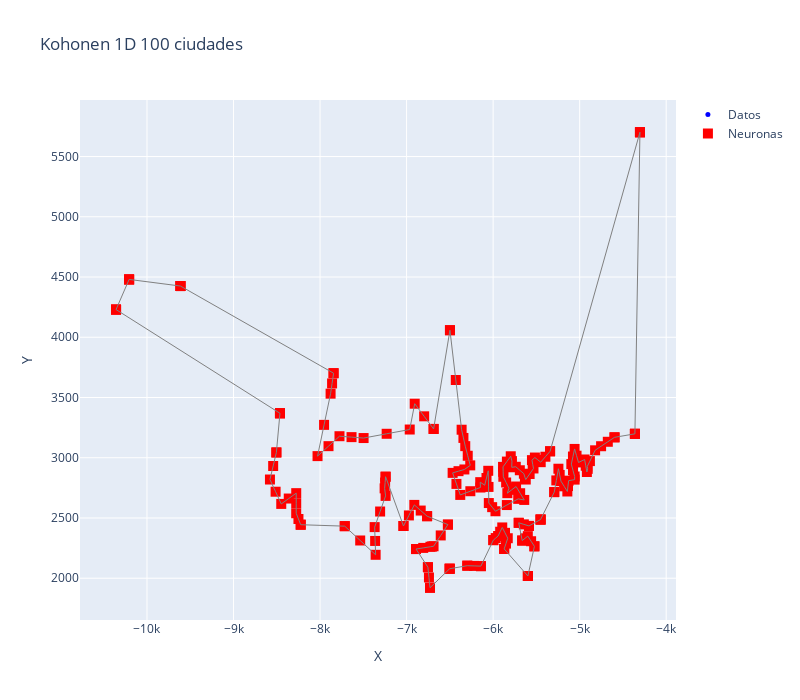

Here is the notebook cell this chart was saved with:
### Code cell
resultados_100 = entrenar_1D_unico(
    dataset_100,
    alpha=0.5,
    iteraciones=15000,
    varianza=8,
    multiplicador=2
)

### Figure 1 — Plotly figure (JSON) as saved in the notebook; plotly's stock layout.template omitted (floating-point values rounded to 4 significant figures; data arrays with more than 128 entries replaced by an {"elided": "..."} marker saying what was removed)
{"data": [{"marker": {"color": "blue", "size": 5}, "mode": "markers", "name": "Datos", "type": "scatter", "x": [-6891.0, -5633.0, -5096.0, -7369.0, -4303.0, -5216.0, -7036.0, -10360.0, -5785.0, -5704.0, -5710.0, -5831.0, -5142.0, -5664.0, -4822.0, -6754.0, -8224.0, -5294.0, -4752.0, -6298.0, -5886.0, -5796.0, -6502.0, -5342.0, -8463.0, -8448.0, -7497.0, -6142.0, -5246.0, -5998.0, -6964.0, -6149.0, -8029.0, -4910.0, -5973.0, -6906.0, -5551.0, -5013.0, -5058.0, -4907.0, -5450.0, -5517.0, -5059.0, -7776.0, -7878.0, -4913.0, -5623.0, -8275.0, -6332.0, -5058.0, -6097.0, -5523.0, -5640.0, -5586.0, -4361.0, -5895.0, -7243.0, -6056.0, -6499.0, -5836.0, -5645.0, -7243.0, -6380.0, -5599.0, -5872.0, -5735.0, -4943.0, -6730.0, -6688.0, -9613.0, -5817.0, -5598.0, -6146.0, -7254.0, -6468.0, -5738.0, -6911.0, -6265.0, -6364.0, -5452.0, -6322.0, -7844.0, -5128.0, -7358.0, -6763.0, -5534.0, -8505.0, -8579.0, -6050.0, -10210.0, -4917.0, -6688.0, -7715.0, -5782.0, -6523.0, -5882.0, -6724.0, -4597.0, -8276.0, -5943.0], "y": [2242.0, 2839.0, 2947.0, 2424.0, 5702.0, 2806.0, 2434.0, 4230.0, 2921.0, 2460.0, 2659.0, 2332.0, 2720.0, 2313.0, 3062.0, 2091.0, 2444.0, 2715.0, 3096.0, 2104.0, 2924.0, 3012.0, 2079.0, 3053.0, 3369.0, 2617.0, 3163.0, 2100.0, 2909.0, 2316.0, 3234.0, 2797.0, 3014.0, 2927.0, 2556.0, 3449.0, 2980.0, 2961.0, 2844.0, 2908.0, 2963.0, 3002.0, 3073.0, 3179.0, 3532.0, 2928.0, 2819.0, 2706.0, 2903.0, 2818.0, 2772.0, 2265.0, 2650.0, 2434.0, 3198.0, 2422.0, 2843.0, 2892.0, 4058.0, 2706.0, 2867.0, 2683.0, 2691.0, 2349.0, 2243.0, 2761.0, 2985.0, 1921.0, 2265.0, 4425.0, 2747.0, 2018.0, 2753.0, 2746.0, 2874.0, 2925.0, 2609.0, 2937.0, 3233.0, 2487.0, 3096.0, 3702.0, 2810.0, 2194.0, 2515.0, 2911.0, 3044.0, 2819.0, 2624.0, 4480.0, 2881.0, 3239.0, 2432.0, 2972.0, 2445.0, 2842.0, 2261.0, 3169.0, 2539.0, 2350.0]}, {"marker": {"color": "red", "size": 10, "symbol": "square"}, "mode": "markers", "name": "Neuronas", "type": "scatter", "x": {"elided": "200 float values"}, "y": {"elided": "200 float values"}}, {"line": {"color": "gray", "width": 1}, "mode": "lines", "showlegend": false, "type": "scatter", "x": [-5970.0, -5943.0], "y": [2333.0, 2350.0]}, {"line": {"color": "gray", "width": 1}, "mode": "lines", "showlegend": false, "type": "scatter", "x": [-5943.0, -5919.0], "y": [2350.0, 2386.0]}, {"line": {"color": "gray", "width": 1}, "mode": "lines", "showlegend": false, "type": "scatter", "x": [-5919.0, -5895.0], "y": [2386.0, 2422.0]}, {"line": {"color": "gray", "width": 1}, "mode": "lines", "showlegend": false, "type": "scatter", "x": [-5895.0, -5863.0], "y": [2422.0, 2377.0]}, {"line": {"color": "gray", "width": 1}, "mode": "lines", "showlegend": false, "type": "scatter", "x": [-5863.0, -5831.0], "y": [2377.0, 2332.0]}, {"line": {"color": "gray", "width": 1}, "mode": "lines", "showlegend": false, "type": "scatter", "x": [-5831.0, -5852.0], "y": [2332.0, 2287.0]}, {"line": {"color": "gray", "width": 1}, "mode": "lines", "showlegend": false, "type": "scatter", "x": [-5852.0, -5872.0], "y": [2287.0, 2243.0]}, {"line": {"color": "gray", "width": 1}, "mode": "lines", "showlegend": false, "type": "scatter", "x": [-5872.0, -5872.0], "y": [2243.0, 2243.0]}, {"line": {"color": "gray", "width": 1}, "mode": "lines", "showlegend": false, "type": "scatter", "x": [-5872.0, -5598.0], "y": [2243.0, 2018.0]}, {"line": {"color": "gray", "width": 1}, "mode": "lines", "showlegend": false, "type": "scatter", "x": [-5598.0, -5598.0], "y": [2018.0, 2018.0]}, {"line": {"color": "gray", "width": 1}, "mode": "lines", "showlegend": false, "type": "scatter", "x": [-5598.0, -5598.0], "y": [2018.0, 2018.0]}, {"line": {"color": "gray", "width": 1}, "mode": "lines", "showlegend": false, "type": "scatter", "x": [-5598.0, -5523.0], "y": [2018.0, 2265.0]}, {"line": {"color": "gray", "width": 1}, "mode": "lines", "showlegend": false, "type": "scatter", "x": [-5523.0, -5523.0], "y": [2265.0, 2265.0]}, {"line": {"color": "gray", "width": 1}, "mode": "lines", "showlegend": false, "type": "scatter", "x": [-5523.0, -5561.0], "y": [2265.0, 2307.0]}, {"line": {"color": "gray", "width": 1}, "mode": "lines", "showlegend": false, "type": "scatter", "x": [-5561.0, -5599.0], "y": [2307.0, 2349.0]}, {"line": {"color": "gray", "width": 1}, "mode": "lines", "showlegend": false, "type": "scatter", "x": [-5599.0, -5632.0], "y": [2349.0, 2331.0]}, {"line": {"color": "gray", "width": 1}, "mode": "lines", "showlegend": false, "type": "scatter", "x": [-5632.0, -5664.0], "y": [2331.0, 2313.0]}, {"line": {"color": "gray", "width": 1}, "mode": "lines", "showlegend": false, "type": "scatter", "x": [-5664.0, -5664.0], "y": [2313.0, 2313.0]}, {"line": {"color": "gray", "width": 1}, "mode": "lines", "showlegend": false, "type": "scatter", "x": [-5664.0, -5704.0], "y": [2313.0, 2460.0]}, {"line": {"color": "gray", "width": 1}, "mode": "lines", "showlegend": false, "type": "scatter", "x": [-5704.0, -5704.0], "y": [2460.0, 2460.0]}, {"line": {"color": "gray", "width": 1}, "mode": "lines", "showlegend": false, "type": "scatter", "x": [-5704.0, -5645.0], "y": [2460.0, 2447.0]}, {"line": {"color": "gray", "width": 1}, "mode": "lines", "showlegend": false, "type": "scatter", "x": [-5645.0, -5586.0], "y": [2447.0, 2434.0]}, {"line": {"color": "gray", "width": 1}, "mode": "lines", "showlegend": false, "type": "scatter", "x": [-5586.0, -5586.0], "y": [2434.0, 2434.0]}, {"line": {"color": "gray", "width": 1}, "mode": "lines", "showlegend": false, "type": "scatter", "x": [-5586.0, -5452.0], "y": [2434.0, 2487.0]}, {"line": {"color": "gray", "width": 1}, "mode": "lines", "showlegend": false, "type": "scatter", "x": [-5452.0, -5452.0], "y": [2487.0, 2487.0]}, {"line": {"color": "gray", "width": 1}, "mode": "lines", "showlegend": false, "type": "scatter", "x": [-5452.0, -5452.0], "y": [2487.0, 2487.0]}, {"line": {"color": "gray", "width": 1}, "mode": "lines", "showlegend": false, "type": "scatter", "x": [-5452.0, -5294.0], "y": [2487.0, 2715.0]}, {"line": {"color": "gray", "width": 1}, "mode": "lines", "showlegend": false, "type": "scatter", "x": [-5294.0, -5294.0], "y": [2715.0, 2715.0]}, {"line": {"color": "gray", "width": 1}, "mode": "lines", "showlegend": false, "type": "scatter", "x": [-5294.0, -5270.0], "y": [2715.0, 2812.0]}, {"line": {"color": "gray", "width": 1}, "mode": "lines", "showlegend": false, "type": "scatter", "x": [-5270.0, -5246.0], "y": [2812.0, 2909.0]}, {"line": {"color": "gray", "width": 1}, "mode": "lines", "showlegend": false, "type": "scatter", "x": [-5246.0, -5231.0], "y": [2909.0, 2857.0]}, {"line": {"color": "gray", "width": 1}, "mode": "lines", "showlegend": false, "type": "scatter", "x": [-5231.0, -5216.0], "y": [2857.0, 2806.0]}, {"line": {"color": "gray", "width": 1}, "mode": "lines", "showlegend": false, "type": "scatter", "x": [-5216.0, -5179.0], "y": [2806.0, 2763.0]}, {"line": {"color": "gray", "width": 1}, "mode": "lines", "showlegend": false, "type": "scatter", "x": [-5179.0, -5142.0], "y": [2763.0, 2720.0]}, {"line": {"color": "gray", "width": 1}, "mode": "lines", "showlegend": false, "type": "scatter", "x": [-5142.0, -5135.0], "y": [2720.0, 2765.0]}, {"line": {"color": "gray", "width": 1}, "mode": "lines", "showlegend": false, "type": "scatter", "x": [-5135.0, -5128.0], "y": [2765.0, 2810.0]}, {"line": {"color": "gray", "width": 1}, "mode": "lines", "showlegend": false, "type": "scatter", "x": [-5128.0, -5058.0], "y": [2810.0, 2818.0]}, {"line": {"color": "gray", "width": 1}, "mode": "lines", "showlegend": false, "type": "scatter", "x": [-5058.0, -5058.0], "y": [2818.0, 2844.0]}, {"line": {"color": "gray", "width": 1}, "mode": "lines", "showlegend": false, "type": "scatter", "x": [-5058.0, -5077.0], "y": [2844.0, 2896.0]}, {"line": {"color": "gray", "width": 1}, "mode": "lines", "showlegend": false, "type": "scatter", "x": [-5077.0, -5096.0], "y": [2896.0, 2947.0]}, {"line": {"color": "gray", "width": 1}, "mode": "lines", "showlegend": false, "type": "scatter", "x": [-5096.0, -5077.0], "y": [2947.0, 3010.0]}, {"line": {"color": "gray", "width": 1}, "mode": "lines", "showlegend": false, "type": "scatter", "x": [-5077.0, -5059.0], "y": [3010.0, 3073.0]}, {"line": {"color": "gray", "width": 1}, "mode": "lines", "showlegend": false, "type": "scatter", "x": [-5059.0, -5036.0], "y": [3073.0, 3017.0]}, {"line": {"color": "gray", "width": 1}, "mode": "lines", "showlegend": false, "type": "scatter", "x": [-5036.0, -5013.0], "y": [3017.0, 2961.0]}, {"line": {"color": "gray", "width": 1}, "mode": "lines", "showlegend": false, "type": "scatter", "x": [-5013.0, -4943.0], "y": [2961.0, 2985.0]}, {"line": {"color": "gray", "width": 1}, "mode": "lines", "showlegend": false, "type": "scatter", "x": [-4943.0, -4930.0], "y": [2985.0, 2933.0]}, {"line": {"color": "gray", "width": 1}, "mode": "lines", "showlegend": false, "type": "scatter", "x": [-4930.0, -4917.0], "y": [2933.0, 2881.0]}, {"line": {"color": "gray", "width": 1}, "mode": "lines", "showlegend": false, "type": "scatter", "x": [-4917.0, -4907.0], "y": [2881.0, 2908.0]}, {"line": {"color": "gray", "width": 1}, "mode": "lines", "showlegend": false, "type": "scatter", "x": [-4907.0, -4912.0], "y": [2908.0, 2928.0]}, {"line": {"color": "gray", "width": 1}, "mode": "lines", "showlegend": false, "type": "scatter", "x": [-4912.0, -4882.0], "y": [2928.0, 2972.0]}, {"line": {"color": "gray", "width": 1}, "mode": "lines", "showlegend": false, "type": "scatter", "x": [-4882.0, -4822.0], "y": [2972.0, 3062.0]}, {"line": {"color": "gray", "width": 1}, "mode": "lines", "showlegend": false, "type": "scatter", "x": [-4822.0, -4752.0], "y": [3062.0, 3096.0]}, {"line": {"color": "gray", "width": 1}, "mode": "lines", "showlegend": false, "type": "scatter", "x": [-4752.0, -4675.0], "y": [3096.0, 3132.0]}, {"line": {"color": "gray", "width": 1}, "mode": "lines", "showlegend": false, "type": "scatter", "x": [-4675.0, -4597.0], "y": [3132.0, 3169.0]}, {"line": {"color": "gray", "width": 1}, "mode": "lines", "showlegend": false, "type": "scatter", "x": [-4597.0, -4597.0], "y": [3169.0, 3169.0]}, {"line": {"color": "gray", "width": 1}, "mode": "lines", "showlegend": false, "type": "scatter", "x": [-4597.0, -4361.0], "y": [3169.0, 3198.0]}, {"line": {"color": "gray", "width": 1}, "mode": "lines", "showlegend": false, "type": "scatter", "x": [-4361.0, -4361.0], "y": [3198.0, 3198.0]}, {"line": {"color": "gray", "width": 1}, "mode": "lines", "showlegend": false, "type": "scatter", "x": [-4361.0, -4361.0], "y": [3198.0, 3199.0]}, {"line": {"color": "gray", "width": 1}, "mode": "lines", "showlegend": false, "type": "scatter", "x": [-4361.0, -4303.0], "y": [3199.0, 5702.0]}, {"line": {"color": "gray", "width": 1}, "mode": "lines", "showlegend": false, "type": "scatter", "x": [-4303.0, -4303.0], "y": [5702.0, 5702.0]}, {"line": {"color": "gray", "width": 1}, "mode": "lines", "showlegend": false, "type": "scatter", "x": [-4303.0, -4303.0], "y": [5702.0, 5701.0]}, {"line": {"color": "gray", "width": 1}, "mode": "lines", "showlegend": false, "type": "scatter", "x": [-4303.0, -5342.0], "y": [5701.0, 3054.0]}, {"line": {"color": "gray", "width": 1}, "mode": "lines", "showlegend": false, "type": "scatter", "x": [-5342.0, -5342.0], "y": [3054.0, 3053.0]}, {"line": {"color": "gray", "width": 1}, "mode": "lines", "showlegend": false, "type": "scatter", "x": [-5342.0, -5396.0], "y": [3053.0, 3008.0]}, {"line": {"color": "gray", "width": 1}, "mode": "lines", "showlegend": false, "type": "scatter", "x": [-5396.0, -5450.0], "y": [3008.0, 2963.0]}, {"line": {"color": "gray", "width": 1}, "mode": "lines", "showlegend": false, "type": "scatter", "x": [-5450.0, -5484.0], "y": [2963.0, 2982.0]}, {"line": {"color": "gray", "width": 1}, "mode": "lines", "showlegend": false, "type": "scatter", "x": [-5484.0, -5517.0], "y": [2982.0, 3002.0]}, {"line": {"color": "gray", "width": 1}, "mode": "lines", "showlegend": false, "type": "scatter", "x": [-5517.0, -5551.0], "y": [3002.0, 2980.0]}, {"line": {"color": "gray", "width": 1}, "mode": "lines", "showlegend": false, "type": "scatter", "x": [-5551.0, -5542.0], "y": [2980.0, 2946.0]}, {"line": {"color": "gray", "width": 1}, "mode": "lines", "showlegend": false, "type": "scatter", "x": [-5542.0, -5534.0], "y": [2946.0, 2911.0]}, {"line": {"color": "gray", "width": 1}, "mode": "lines", "showlegend": false, "type": "scatter", "x": [-5534.0, -5578.0], "y": [2911.0, 2865.0]}, {"line": {"color": "gray", "width": 1}, "mode": "lines", "showlegend": false, "type": "scatter", "x": [-5578.0, -5623.0], "y": [2865.0, 2819.0]}, {"line": {"color": "gray", "width": 1}, "mode": "lines", "showlegend": false, "type": "scatter", "x": [-5623.0, -5633.0], "y": [2819.0, 2839.0]}, {"line": {"color": "gray", "width": 1}, "mode": "lines", "showlegend": false, "type": "scatter", "x": [-5633.0, -5645.0], "y": [2839.0, 2867.0]}, {"line": {"color": "gray", "width": 1}, "mode": "lines", "showlegend": false, "type": "scatter", "x": [-5645.0, -5691.0], "y": [2867.0, 2896.0]}, {"line": {"color": "gray", "width": 1}, "mode": "lines", "showlegend": false, "type": "scatter", "x": [-5691.0, -5738.0], "y": [2896.0, 2925.0]}, {"line": {"color": "gray", "width": 1}, "mode": "lines", "showlegend": false, "type": "scatter", "x": [-5738.0, -5785.0], "y": [2925.0, 2921.0]}, {"line": {"color": "gray", "width": 1}, "mode": "lines", "showlegend": false, "type": "scatter", "x": [-5785.0, -5782.0], "y": [2921.0, 2972.0]}, {"line": {"color": "gray", "width": 1}, "mode": "lines", "showlegend": false, "type": "scatter", "x": [-5782.0, -5796.0], "y": [2972.0, 3012.0]}, {"line": {"color": "gray", "width": 1}, "mode": "lines", "showlegend": false, "type": "scatter", "x": [-5796.0, -5841.0], "y": [3012.0, 2968.0]}, {"line": {"color": "gray", "width": 1}, "mode": "lines", "showlegend": false, "type": "scatter", "x": [-5841.0, -5886.0], "y": [2968.0, 2924.0]}, {"line": {"color": "gray", "width": 1}, "mode": "lines", "showlegend": false, "type": "scatter", "x": [-5886.0, -5884.0], "y": [2924.0, 2883.0]}, {"line": {"color": "gray", "width": 1}, "mode": "lines", "showlegend": false, "type": "scatter", "x": [-5884.0, -5882.0], "y": [2883.0, 2842.0]}, {"line": {"color": "gray", "width": 1}, "mode": "lines", "showlegend": false, "type": "scatter", "x": [-5882.0, -5850.0], "y": [2842.0, 2795.0]}, {"line": {"color": "gray", "width": 1}, "mode": "lines", "showlegend": false, "type": "scatter", "x": [-5850.0, -5817.0], "y": [2795.0, 2747.0]}, {"line": {"color": "gray", "width": 1}, "mode": "lines", "showlegend": false, "type": "scatter", "x": [-5817.0, -5836.0], "y": [2747.0, 2706.0]}, {"line": {"color": "gray", "width": 1}, "mode": "lines", "showlegend": false, "type": "scatter", "x": [-5836.0, -5785.0], "y": [2706.0, 2734.0]}, {"line": {"color": "gray", "width": 1}, "mode": "lines", "showlegend": false, "type": "scatter", "x": [-5785.0, -5735.0], "y": [2734.0, 2761.0]}, {"line": {"color": "gray", "width": 1}, "mode": "lines", "showlegend": false, "type": "scatter", "x": [-5735.0, -5688.0], "y": [2761.0, 2705.0]}, {"line": {"color": "gray", "width": 1}, "mode": "lines", "showlegend": false, "type": "scatter", "x": [-5688.0, -5640.0], "y": [2705.0, 2650.0]}, {"line": {"color": "gray", "width": 1}, "mode": "lines", "showlegend": false, "type": "scatter", "x": [-5640.0, -5710.0], "y": [2650.0, 2659.0]}, {"line": {"color": "gray", "width": 1}, "mode": "lines", "showlegend": false, "type": "scatter", "x": [-5710.0, -5841.0], "y": [2659.0, 2607.0]}, {"line": {"color": "gray", "width": 1}, "mode": "lines", "showlegend": false, "type": "scatter", "x": [-5841.0, -5973.0], "y": [2607.0, 2556.0]}, {"line": {"color": "gray", "width": 1}, "mode": "lines", "showlegend": false, "type": "scatter", "x": [-5973.0, -6011.0], "y": [2556.0, 2590.0]}, {"line": {"color": "gray", "width": 1}, "mode": "lines", "showlegend": false, "type": "scatter", "x": [-6011.0, -6050.0], "y": [2590.0, 2624.0]}, {"line": {"color": "gray", "width": 1}, "mode": "lines", "showlegend": false, "type": "scatter", "x": [-6050.0, -6053.0], "y": [2624.0, 2758.0]}, {"line": {"color": "gray", "width": 1}, "mode": "lines", "showlegend": false, "type": "scatter", "x": [-6053.0, -6056.0], "y": [2758.0, 2892.0]}, {"line": {"color": "gray", "width": 1}, "mode": "lines", "showlegend": false, "type": "scatter", "x": [-6056.0, -6077.0], "y": [2892.0, 2832.0]}, {"line": {"color": "gray", "width": 1}, "mode": "lines", "showlegend": false, "type": "scatter", "x": [-6077.0, -6097.0], "y": [2832.0, 2772.0]}, {"line": {"color": "gray", "width": 1}, "mode": "lines", "showlegend": false, "type": "scatter", "x": [-6097.0, -6149.0], "y": [2772.0, 2797.0]}, {"line": {"color": "gray", "width": 1}, "mode": "lines", "showlegend": false, "type": "scatter", "x": [-6149.0, -6146.0], "y": [2797.0, 2753.0]}, {"line": {"color": "gray", "width": 1}, "mode": "lines", "showlegend": false, "type": "scatter", "x": [-6146.0, -6263.0], "y": [2753.0, 2722.0]}, {"line": {"color": "gray", "width": 1}, "mode": "lines", "showlegend": false, "type": "scatter", "x": [-6263.0, -6380.0], "y": [2722.0, 2691.0]}, {"line": {"color": "gray", "width": 1}, "mode": "lines", "showlegend": false, "type": "scatter", "x": [-6380.0, -6424.0], "y": [2691.0, 2783.0]}, {"line": {"color": "gray", "width": 1}, "mode": "lines", "showlegend": false, "type": "scatter", "x": [-6424.0, -6468.0], "y": [2783.0, 2874.0]}, {"line": {"color": "gray", "width": 1}, "mode": "lines", "showlegend": false, "type": "scatter", "x": [-6468.0, -6400.0], "y": [2874.0, 2889.0]}, {"line": {"color": "gray", "width": 1}, "mode": "lines", "showlegend": false, "type": "scatter", "x": [-6400.0, -6332.0], "y": [2889.0, 2903.0]}, {"line": {"color": "gray", "width": 1}, "mode": "lines", "showlegend": false, "type": "scatter", "x": [-6332.0, -6265.0], "y": [2903.0, 2937.0]}, {"line": {"color": "gray", "width": 1}, "mode": "lines", "showlegend": false, "type": "scatter", "x": [-6265.0, -6293.0], "y": [2937.0, 3016.0]}, {"line": {"color": "gray", "width": 1}, "mode": "lines", "showlegend": false, "type": "scatter", "x": [-6293.0, -6322.0], "y": [3016.0, 3096.0]}, {"line": {"color": "gray", "width": 1}, "mode": "lines", "showlegend": false, "type": "scatter", "x": [-6322.0, -6343.0], "y": [3096.0, 3164.0]}, {"line": {"color": "gray", "width": 1}, "mode": "lines", "showlegend": false, "type": "scatter", "x": [-6343.0, -6364.0], "y": [3164.0, 3233.0]}, {"line": {"color": "gray", "width": 1}, "mode": "lines", "showlegend": false, "type": "scatter", "x": [-6364.0, -6432.0], "y": [3233.0, 3645.0]}, {"line": {"color": "gray", "width": 1}, "mode": "lines", "showlegend": false, "type": "scatter", "x": [-6432.0, -6499.0], "y": [3645.0, 4058.0]}, {"line": {"color": "gray", "width": 1}, "mode": "lines", "showlegend": false, "type": "scatter", "x": [-6499.0, -6499.0], "y": [4058.0, 4058.0]}, {"line": {"color": "gray", "width": 1}, "mode": "lines", "showlegend": false, "type": "scatter", "x": [-6499.0, -6688.0], "y": [4058.0, 3239.0]}, {"line": {"color": "gray", "width": 1}, "mode": "lines", "showlegend": false, "type": "scatter", "x": [-6688.0, -6688.0], "y": [3239.0, 3239.0]}, {"line": {"color": "gray", "width": 1}, "mode": "lines", "showlegend": false, "type": "scatter", "x": [-6688.0, -6797.0], "y": [3239.0, 3344.0]}, {"line": {"color": "gray", "width": 1}, "mode": "lines", "showlegend": false, "type": "scatter", "x": [-6797.0, -6906.0], "y": [3344.0, 3449.0]}, {"line": {"color": "gray", "width": 1}, "mode": "lines", "showlegend": false, "type": "scatter", "x": [-6906.0, -6964.0], "y": [3449.0, 3234.0]}, {"line": {"color": "gray", "width": 1}, "mode": "lines", "showlegend": false, "type": "scatter", "x": [-6964.0, -7230.0], "y": [3234.0, 3199.0]}, {"line": {"color": "gray", "width": 1}, "mode": "lines", "showlegend": false, "type": "scatter", "x": [-7230.0, -7497.0], "y": [3199.0, 3163.0]}, {"line": {"color": "gray", "width": 1}, "mode": "lines", "showlegend": false, "type": "scatter", "x": [-7497.0, -7636.0], "y": [3163.0, 3171.0]}, {"line": {"color": "gray", "width": 1}, "mode": "lines", "showlegend": false, "type": "scatter", "x": [-7636.0, -7776.0], "y": [3171.0, 3179.0]}, {"line": {"color": "gray", "width": 1}, "mode": "lines", "showlegend": false, "type": "scatter", "x": [-7776.0, -7902.0], "y": [3179.0, 3096.0]}, {"line": {"color": "gray", "width": 1}, "mode": "lines", "showlegend": false, "type": "scatter", "x": [-7902.0, -8029.0], "y": [3096.0, 3014.0]}, {"line": {"color": "gray", "width": 1}, "mode": "lines", "showlegend": false, "type": "scatter", "x": [-8029.0, -7954.0], "y": [3014.0, 3273.0]}, {"line": {"color": "gray", "width": 1}, "mode": "lines", "showlegend": false, "type": "scatter", "x": [-7954.0, -7878.0], "y": [3273.0, 3532.0]}, {"line": {"color": "gray", "width": 1}, "mode": "lines", "showlegend": false, "type": "scatter", "x": [-7878.0, -7861.0], "y": [3532.0, 3617.0]}, {"line": {"color": "gray", "width": 1}, "mode": "lines", "showlegend": false, "type": "scatter", "x": [-7861.0, -7844.0], "y": [3617.0, 3702.0]}, {"line": {"color": "gray", "width": 1}, "mode": "lines", "showlegend": false, "type": "scatter", "x": [-7844.0, -7844.0], "y": [3702.0, 3702.0]}, {"line": {"color": "gray", "width": 1}, "mode": "lines", "showlegend": false, "type": "scatter", "x": [-7844.0, -9613.0], "y": [3702.0, 4425.0]}, {"line": {"color": "gray", "width": 1}, "mode": "lines", "showlegend": false, "type": "scatter", "x": [-9613.0, -9613.0], "y": [4425.0, 4425.0]}, {"line": {"color": "gray", "width": 1}, "mode": "lines", "showlegend": false, "type": "scatter", "x": [-9613.0, -9613.0], "y": [4425.0, 4425.0]}, {"line": {"color": "gray", "width": 1}, "mode": "lines", "showlegend": false, "type": "scatter", "x": [-9613.0, -10210.0], "y": [4425.0, 4480.0]}, {"line": {"color": "gray", "width": 1}, "mode": "lines", "showlegend": false, "type": "scatter", "x": [-10210.0, -10210.0], "y": [4480.0, 4480.0]}, {"line": {"color": "gray", "width": 1}, "mode": "lines", "showlegend": false, "type": "scatter", "x": [-10210.0, -10210.0], "y": [4480.0, 4480.0]}, {"line": {"color": "gray", "width": 1}, "mode": "lines", "showlegend": false, "type": "scatter", "x": [-10210.0, -10360.0], "y": [4480.0, 4230.0]}, {"line": {"color": "gray", "width": 1}, "mode": "lines", "showlegend": false, "type": "scatter", "x": [-10360.0, -10360.0], "y": [4230.0, 4230.0]}, {"line": {"color": "gray", "width": 1}, "mode": "lines", "showlegend": false, "type": "scatter", "x": [-10360.0, -10360.0], "y": [4230.0, 4230.0]}, {"line": {"color": "gray", "width": 1}, "mode": "lines", "showlegend": false, "type": "scatter", "x": [-10360.0, -8463.0], "y": [4230.0, 3369.0]}, {"line": {"color": "gray", "width": 1}, "mode": "lines", "showlegend": false, "type": "scatter", "x": [-8463.0, -8463.0], "y": [3369.0, 3369.0]}, {"line": {"color": "gray", "width": 1}, "mode": "lines", "showlegend": false, "type": "scatter", "x": [-8463.0, -8463.0], "y": [3369.0, 3369.0]}, {"line": {"color": "gray", "width": 1}, "mode": "lines", "showlegend": false, "type": "scatter", "x": [-8463.0, -8505.0], "y": [3369.0, 3044.0]}, {"line": {"color": "gray", "width": 1}, "mode": "lines", "showlegend": false, "type": "scatter", "x": [-8505.0, -8505.0], "y": [3044.0, 3044.0]}, {"line": {"color": "gray", "width": 1}, "mode": "lines", "showlegend": false, "type": "scatter", "x": [-8505.0, -8542.0], "y": [3044.0, 2932.0]}, {"line": {"color": "gray", "width": 1}, "mode": "lines", "showlegend": false, "type": "scatter", "x": [-8542.0, -8579.0], "y": [2932.0, 2819.0]}, {"line": {"color": "gray", "width": 1}, "mode": "lines", "showlegend": false, "type": "scatter", "x": [-8579.0, -8514.0], "y": [2819.0, 2718.0]}, {"line": {"color": "gray", "width": 1}, "mode": "lines", "showlegend": false, "type": "scatter", "x": [-8514.0, -8448.0], "y": [2718.0, 2617.0]}, {"line": {"color": "gray", "width": 1}, "mode": "lines", "showlegend": false, "type": "scatter", "x": [-8448.0, -8362.0], "y": [2617.0, 2661.0]}, {"line": {"color": "gray", "width": 1}, "mode": "lines", "showlegend": false, "type": "scatter", "x": [-8362.0, -8275.0], "y": [2661.0, 2706.0]}, {"line": {"color": "gray", "width": 1}, "mode": "lines", "showlegend": false, "type": "scatter", "x": [-8275.0, -8276.0], "y": [2706.0, 2623.0]}, {"line": {"color": "gray", "width": 1}, "mode": "lines", "showlegend": false, "type": "scatter", "x": [-8276.0, -8276.0], "y": [2623.0, 2539.0]}, {"line": {"color": "gray", "width": 1}, "mode": "lines", "showlegend": false, "type": "scatter", "x": [-8276.0, -8250.0], "y": [2539.0, 2492.0]}, {"line": {"color": "gray", "width": 1}, "mode": "lines", "showlegend": false, "type": "scatter", "x": [-8250.0, -8224.0], "y": [2492.0, 2444.0]}, {"line": {"color": "gray", "width": 1}, "mode": "lines", "showlegend": false, "type": "scatter", "x": [-8224.0, -8224.0], "y": [2444.0, 2444.0]}, {"line": {"color": "gray", "width": 1}, "mode": "lines", "showlegend": false, "type": "scatter", "x": [-8224.0, -7715.0], "y": [2444.0, 2432.0]}, {"line": {"color": "gray", "width": 1}, "mode": "lines", "showlegend": false, "type": "scatter", "x": [-7715.0, -7715.0], "y": [2432.0, 2432.0]}, {"line": {"color": "gray", "width": 1}, "mode": "lines", "showlegend": false, "type": "scatter", "x": [-7715.0, -7536.0], "y": [2432.0, 2313.0]}, {"line": {"color": "gray", "width": 1}, "mode": "lines", "showlegend": false, "type": "scatter", "x": [-7536.0, -7358.0], "y": [2313.0, 2194.0]}, {"line": {"color": "gray", "width": 1}, "mode": "lines", "showlegend": false, "type": "scatter", "x": [-7358.0, -7363.0], "y": [2194.0, 2309.0]}, {"line": {"color": "gray", "width": 1}, "mode": "lines", "showlegend": false, "type": "scatter", "x": [-7363.0, -7369.0], "y": [2309.0, 2424.0]}, {"line": {"color": "gray", "width": 1}, "mode": "lines", "showlegend": false, "type": "scatter", "x": [-7369.0, -7306.0], "y": [2424.0, 2554.0]}, {"line": {"color": "gray", "width": 1}, "mode": "lines", "showlegend": false, "type": "scatter", "x": [-7306.0, -7243.0], "y": [2554.0, 2683.0]}, {"line": {"color": "gray", "width": 1}, "mode": "lines", "showlegend": false, "type": "scatter", "x": [-7243.0, -7254.0], "y": [2683.0, 2746.0]}, {"line": {"color": "gray", "width": 1}, "mode": "lines", "showlegend": false, "type": "scatter", "x": [-7254.0, -7248.0], "y": [2746.0, 2794.0]}, {"line": {"color": "gray", "width": 1}, "mode": "lines", "showlegend": false, "type": "scatter", "x": [-7248.0, -7243.0], "y": [2794.0, 2843.0]}, {"line": {"color": "gray", "width": 1}, "mode": "lines", "showlegend": false, "type": "scatter", "x": [-7243.0, -7243.0], "y": [2843.0, 2843.0]}, {"line": {"color": "gray", "width": 1}, "mode": "lines", "showlegend": false, "type": "scatter", "x": [-7243.0, -7036.0], "y": [2843.0, 2434.0]}, {"line": {"color": "gray", "width": 1}, "mode": "lines", "showlegend": false, "type": "scatter", "x": [-7036.0, -7036.0], "y": [2434.0, 2434.0]}, {"line": {"color": "gray", "width": 1}, "mode": "lines", "showlegend": false, "type": "scatter", "x": [-7036.0, -6973.0], "y": [2434.0, 2521.0]}, {"line": {"color": "gray", "width": 1}, "mode": "lines", "showlegend": false, "type": "scatter", "x": [-6973.0, -6911.0], "y": [2521.0, 2609.0]}, {"line": {"color": "gray", "width": 1}, "mode": "lines", "showlegend": false, "type": "scatter", "x": [-6911.0, -6837.0], "y": [2609.0, 2562.0]}, {"line": {"color": "gray", "width": 1}, "mode": "lines", "showlegend": false, "type": "scatter", "x": [-6837.0, -6763.0], "y": [2562.0, 2515.0]}, {"line": {"color": "gray", "width": 1}, "mode": "lines", "showlegend": false, "type": "scatter", "x": [-6763.0, -6763.0], "y": [2515.0, 2515.0]}, {"line": {"color": "gray", "width": 1}, "mode": "lines", "showlegend": false, "type": "scatter", "x": [-6763.0, -6523.0], "y": [2515.0, 2445.0]}, {"line": {"color": "gray", "width": 1}, "mode": "lines", "showlegend": false, "type": "scatter", "x": [-6523.0, -6523.0], "y": [2445.0, 2445.0]}, {"line": {"color": "gray", "width": 1}, "mode": "lines", "showlegend": false, "type": "scatter", "x": [-6523.0, -6605.0], "y": [2445.0, 2355.0]}, {"line": {"color": "gray", "width": 1}, "mode": "lines", "showlegend": false, "type": "scatter", "x": [-6605.0, -6688.0], "y": [2355.0, 2265.0]}, {"line": {"color": "gray", "width": 1}, "mode": "lines", "showlegend": false, "type": "scatter", "x": [-6688.0, -6706.0], "y": [2265.0, 2263.0]}, {"line": {"color": "gray", "width": 1}, "mode": "lines", "showlegend": false, "type": "scatter", "x": [-6706.0, -6724.0], "y": [2263.0, 2261.0]}, {"line": {"color": "gray", "width": 1}, "mode": "lines", "showlegend": false, "type": "scatter", "x": [-6724.0, -6808.0], "y": [2261.0, 2252.0]}, {"line": {"color": "gray", "width": 1}, "mode": "lines", "showlegend": false, "type": "scatter", "x": [-6808.0, -6891.0], "y": [2252.0, 2242.0]}, {"line": {"color": "gray", "width": 1}, "mode": "lines", "showlegend": false, "type": "scatter", "x": [-6891.0, -6891.0], "y": [2242.0, 2242.0]}, {"line": {"color": "gray", "width": 1}, "mode": "lines", "showlegend": false, "type": "scatter", "x": [-6891.0, -6754.0], "y": [2242.0, 2091.0]}, {"line": {"color": "gray", "width": 1}, "mode": "lines", "showlegend": false, "type": "scatter", "x": [-6754.0, -6754.0], "y": [2091.0, 2091.0]}, {"line": {"color": "gray", "width": 1}, "mode": "lines", "showlegend": false, "type": "scatter", "x": [-6754.0, -6742.0], "y": [2091.0, 2006.0]}, {"line": {"color": "gray", "width": 1}, "mode": "lines", "showlegend": false, "type": "scatter", "x": [-6742.0, -6730.0], "y": [2006.0, 1921.0]}, {"line": {"color": "gray", "width": 1}, "mode": "lines", "showlegend": false, "type": "scatter", "x": [-6730.0, -6730.0], "y": [1921.0, 1921.0]}, {"line": {"color": "gray", "width": 1}, "mode": "lines", "showlegend": false, "type": "scatter", "x": [-6730.0, -6502.0], "y": [1921.0, 2079.0]}, {"line": {"color": "gray", "width": 1}, "mode": "lines", "showlegend": false, "type": "scatter", "x": [-6502.0, -6502.0], "y": [2079.0, 2079.0]}, {"line": {"color": "gray", "width": 1}, "mode": "lines", "showlegend": false, "type": "scatter", "x": [-6502.0, -6502.0], "y": [2079.0, 2079.0]}, {"line": {"color": "gray", "width": 1}, "mode": "lines", "showlegend": false, "type": "scatter", "x": [-6502.0, -6298.0], "y": [2079.0, 2104.0]}, {"line": {"color": "gray", "width": 1}, "mode": "lines", "showlegend": false, "type": "scatter", "x": [-6298.0, -6298.0], "y": [2104.0, 2104]}, {"line": {"color": "gray", "width": 1}, "mode": "lines", "showlegend": false, "type": "scatter", "x": [-6298.0, -6220.0], "y": [2104, 2102.0]}, {"line": {"color": "gray", "width": 1}, "mode": "lines", "showlegend": false, "type": "scatter", "x": [-6220.0, -6142.0], "y": [2102.0, 2100.0]}, {"line": {"color": "gray", "width": 1}, "mode": "lines", "showlegend": false, "type": "scatter", "x": [-6142.0, -6142.0], "y": [2100.0, 2100.0]}, {"line": {"color": "gray", "width": 1}, "mode": "lines", "showlegend": false, "type": "scatter", "x": [-6142.0, -5998.0], "y": [2100.0, 2316.0]}, {"line": {"color": "gray", "width": 1}, "mode": "lines", "showlegend": false, "type": "scatter", "x": [-5998.0, -5998.0], "y": [2316.0, 2316.0]}, {"line": {"color": "gray", "width": 1}, "mode": "lines", "showlegend": false, "type": "scatter", "x": [-5998.0, -5970.0], "y": [2316.0, 2333.0]}], "layout": {"height": 700, "showlegend": true, "title": {"text": "Kohonen 1D 100 ciudades"}, "width": 800, "xaxis": {"title": {"text": "X"}}, "yaxis": {"title": {"text": "Y"}}}}
